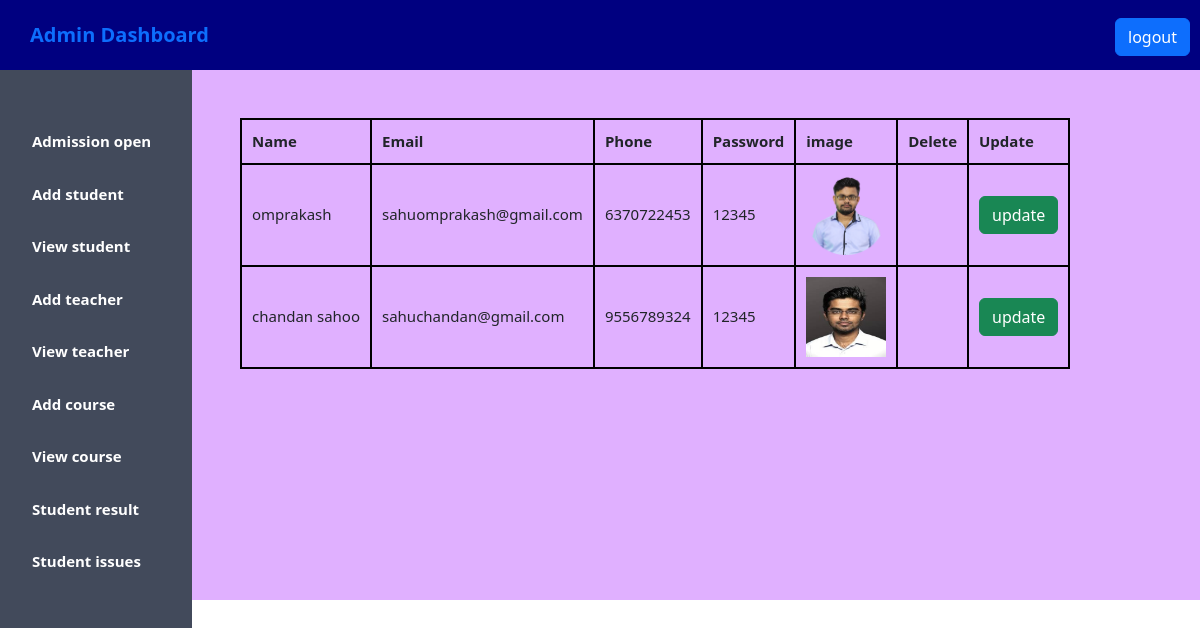
Page /view_student.php on the committed database.
### tables this page shows
CREATE TABLE `userinfo` (
  `Id` int(10) NOT NULL,
  `username` varchar(50) NOT NULL,
  `email` varchar(50) NOT NULL,
  `phone` varchar(10) NOT NULL,
  `usertype` varchar(20) NOT NULL,
  `password` varchar(10) NOT NULL,
  `image` varchar(30) NOT NULL
);

### view_student.php (the view, shortened to what this page needs)
<?php
$host="localhost";
$user="root";
$password="";
$db="schoolproject2";
$data=mysqli_connect($host,$user,$password,$db);
$sql="SELECT * FROM userinfo WHERE usertype='student'";
$result=mysqli_query($data,$sql);
?>
<!DOCTYPE html>
<html lang="en">
<head>
    <link href="https://cdn.jsdelivr.net/npm/bootstrap@5.3.0/dist/css/bootstrap.min.css" rel="stylesheet">
</head>
<body>
    <header class="header">
        <a href="">Admin Dashboard</a>
        <div class="logout">
            <a href="logout.php" class="btn btn-primary">logout</a>
        </div>
    </header>
    <aside>
        <ul>
            <li>
                <a href="admission_display.php">Admission open</a>
            </li>
            <li>
                <a href="add_student.php">Add student</a>
            </li>
            <li>
                <a href="view_student.php">View student</a>
            </li>
            <li>
                <a href="add_teacher.php">Add teacher</a>
            </li>
            <li>
                <a href="view_teacher.php">View teacher</a>
            </li>
            <li>
                <a href="add_course.php">Add course</a>
            </li>
            <li>
            <a href="course_form.php">View course</a>
            </li>
            <li>
                <a href="update_result.php">Student result</a>
            </li>
            <li>
                <a href="show_result.php">Student issues</a>
            </li>
        </ul>
    </aside>
<div class="content">
  <br><br><div>
    <table>
        <tr>
            <th>Name</th>
            <th>Email</th>
            <th>Phone</th>
            <th>Password</th>
            <th>image</th>
            <th>Delete</th>
            <th>Update</th>
        </tr>
        <?php
        while($rows=$result->fetch_assoc())
        {
        ?>
        <tr>
            <td><?php echo "{$rows['username']}"; ?></td>
            <td><?php echo "{$rows['email']}"; ?></td>
            <td><?php echo "{$rows['phone']}"; ?></td>
            <td><?php echo "{$rows['password']}"; ?></td>
            <td><img height="80px" width="80px" src="<?php echo "{$rows['image']}"; ?>"></td>
            <td></td>
            <td><?php  echo "<a class='btn btn-success' href='update_student.php?student_id=
            {$rows['Id']}'>update</a>"; ?></td>
        </tr>
        <?php
        }
        ?>
    </table>
  </div>
 </div>
</body>
</html>

### view_student.php (style rules this page uses)
* { margin: 0; padding: 0; }
.header { background-color: #000080; color: black; line-height: 70px; padding-left: 30px; font-weight: bold; font-size: 20px; }
a,a:hover { text-decoration: none; }
.logout { float: right; padding-right: 10px; }
ul { background-color: #424a5b; width: 16%; height: 100%; position: fixed; padding-top: 5%; }
ul li { list-style: none; padding-bottom: 30px; font-size: 15px; }
ul li a { color: white; font-weight: bold; }
.content { padding-left: 20%; background-color: rgb(224,176,255); padding-bottom: 100px; height: 530px; }
table, th { padding: 10px; font-size: 15px; }
table, th, td { border: 2px solid black; border-collapse: collapse; padding: 10px; }

### rows in the picture
userinfo: username "omprakash", email "sahuomprakash@gmail.com", phone "6370722453", password "12345", image (picture)
userinfo: username "chandan sahoo", email "sahuchandan@gmail.com", phone "9556789324", password "12345", image (picture)
